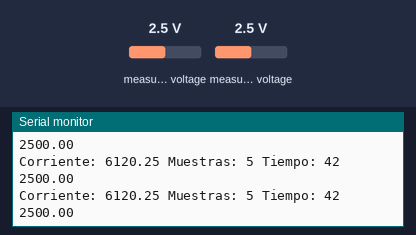
This sketch was run on a simulated Arduino Uno, built with avr-gcc and run on an emulated ATmega328P. Parts: the last lines printed to the serial monitor. Inputs (shaded band) come from the test bench; at power-on: measured voltage 2.5 V.

Above: at 1.2 s.
1.3 s: measured voltage (sensor 200) set to 0.1 V
At 1.32 s:
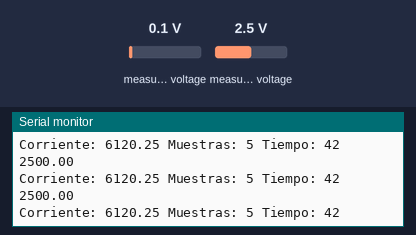
4.3 s: measured voltage (sensor 201) set to 0.1 V
At 4.36 s:
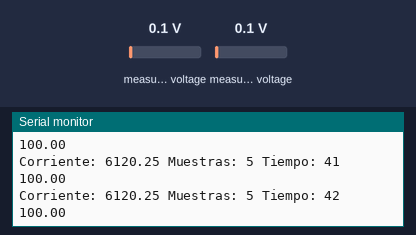
5.8 s: measured voltage (sensor 200) set to 1.2 V
At 5.8 s:
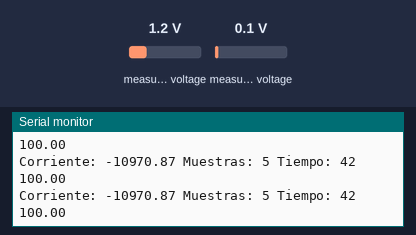
7.3 s: measured voltage (sensor 201) set to 1.2 V
At 7.37 s:
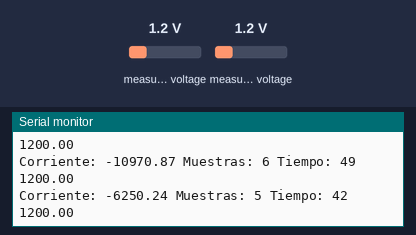
Timing chart, 0 to 9.8 s (numbered marks = the images above; inputs shaded):
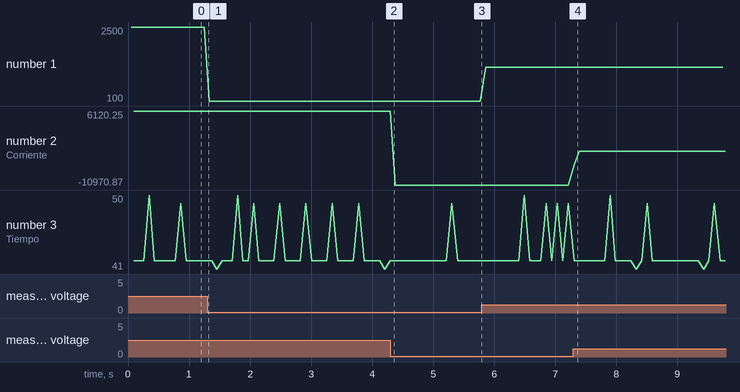

Measured:
- after the input at 7.3 s, the serial monitor: prints a new line at once (image 4)
- plotted number 1: 2500 → 100 after the input at 1.3 s, 100 → 1200 after the input at 5.8 s
- plotted number 2: 6120.25 → -10970.87 after the input at 4.3 s, -10970.87 → -3137.44 after the input at 7.3 s

The sketch:

ads1115.ino
```cpp
/***************************************************************************
  Example sketch for the ADS1115_WE library

  This sketch shows how to use the ADS1115 in continuous mode.

  Further information can be found on:
  https://wolles-elektronikkiste.de/ads1115

***************************************************************************/

#include<ADS1115_WE.h>
#include<Wire.h>
#define I2C_ADDRESS 0x48

ADS1115_WE adc(I2C_ADDRESS);
// ADS1115_WE adc = ADS1115_WE(); // Alternative: uses default address 0x48

float rms = 0;
float voltage = 0;
float amperaje = 0;
unsigned long comu = 0;
unsigned int Nmed = 0;

void setup() {
  Wire.begin();
  Serial.begin(115200);
  if (!adc.init()) {
    Serial.println("ADS1115 not connected!");
  }

  /* Set the voltage range of the ADC to adjust the gain
     Please note that you must not apply more than VDD + 0.3V to the input pins!

     ADS1115_RANGE_6144  ->  +/- 6144 mV
     ADS1115_RANGE_4096  ->  +/- 4096 mV
     ADS1115_RANGE_2048  ->  +/- 2048 mV (default)
     ADS1115_RANGE_1024  ->  +/- 1024 mV
     ADS1115_RANGE_0512  ->  +/- 512 mV
     ADS1115_RANGE_0256  ->  +/- 256 mV
  */
  adc.setVoltageRange_mV(ADS1115_RANGE_4096); //comment line/change parameter to change range

  /* Set the inputs to be compared

      ADS1115_COMP_0_1    ->  compares 0 with 1 (default)
      ADS1115_COMP_0_3    ->  compares 0 with 3
      ADS1115_COMP_1_3    ->  compares 1 with 3
      ADS1115_COMP_2_3    ->  compares 2 with 3
      ADS1115_COMP_0_GND  ->  compares 0 with GND
      ADS1115_COMP_1_GND  ->  compares 1 with GND
      ADS1115_COMP_2_GND  ->  compares 2 with GND
      ADS1115_COMP_3_GND  ->  compares 3 with GND
  */
  adc.setCompareChannels(ADS1115_COMP_0_GND); //comment line/change parameter to change channel
  //adc.setCompareChannels(ADS1115_COMP_1_GND);

  /* Set number of conversions after which the alert pin will be active
     - or you can disable the alert

      ADS1115_ASSERT_AFTER_1  -> after 1 conversion
      ADS1115_ASSERT_AFTER_2  -> after 2 conversions
      ADS1115_ASSERT_AFTER_4  -> after 4 conversions
      ADS1115_DISABLE_ALERT   -> disable comparator / alert pin (default)
  */
  //adc.setAlertPinMode(ADS1115_ASSERT_AFTER_1); //uncomment if you want to change the default

  /* Set the conversion rate in SPS (samples per second)
     Options should be self-explaining:

      ADS1115_8_SPS
      ADS1115_16_SPS
      ADS1115_32_SPS
      ADS1115_64_SPS
      ADS1115_128_SPS (default)
      ADS1115_250_SPS
      ADS1115_475_SPS
      ADS1115_860_SPS
  */
  adc.setConvRate(ADS1115_860_SPS); //uncomment if you want to change the default

  /* Set continuous or single shot mode:

      ADS1115_CONTINUOUS  ->  continuous mode
      ADS1115_SINGLE     ->  single shot mode (default)
  */
  adc.setMeasureMode(ADS1115_CONTINUOUS); //comment line/change parameter to change mode

  /* Choose maximum limit or maximum and minimum alert limit (window)in Volt - alert pin will
     be active when measured values are beyond the maximum limit or outside the window
     Upper limit first: setAlertLimit_V(MODE, maximum, minimum)
     In max limit mode the minimum value is the limit where the alert pin will be deactivated (if
     not latched)

     ADS1115_MAX_LIMIT
     ADS1115_WINDOW

  */
  //adc.setAlertModeAndLimit_V(ADS1115_MAX_LIMIT, 3.0, 1.5); //uncomment if you want to change the default

  /* Enable or disable latch. If latch is enabled the alarm pin will be active until the
     conversion register is read (getResult functions). If disabled the alarm pin will be
     deactivated with next value within limits.

      ADS1115_LATCH_DISABLED (default)
      ADS1115_LATCH_ENABLED
  */
  //adc.setAlertLatch(ADS1115_LATCH_ENABLED); //uncomment if you want to change the default

  /* Sets the alert pin polarity if active:

     Enable or disable latch. If latch is enabled the alarm pin will be active until the
     conversion register is read (getResult functions). If disabled the alarm pin will be
     deactivated with next value within limits.

     ADS1115_ACT_LOW  ->  active low (default)
     ADS1115_ACT_HIGH ->  active high
  */
  //adc.setAlertPol(ADS1115_ACT_LOW); //uncomment if you want to change the default

  /* With this function the alert pin will be active, when a conversion is ready.
     In order to deactivate, use the setAlertLimit_V function
  */
  //adc.setAlertPinToConversionReady(); //uncomment if you want to change the default

  Serial.println("ADS1115 Example Sketch - Continuous Mode");
  Serial.println();
}

void loop() {

  adc.setCompareChannels(ADS1115_COMP_0_GND);

  rms = 0;
  Nmed = 0;
  comu = millis();

  while (millis() - comu <= 40)
  {
    //=7,1213*D2-11683
    //adc.getResult_V();
    //adc.getRawResult();
    voltage = adc.getResult_mV();
    rms = voltage*voltage + rms;
    Nmed++;
  }

  //Serial.print("Tensión: ");
  Serial.println(sqrt(rms / Nmed));
  //Serial.print(" Muestras: ");
  //Serial.print(Nmed);
  //Serial.print(" Tiempo: ");
  //Serial.println(millis()-comu);

  adc.setCompareChannels(ADS1115_COMP_1_GND);

  rms = 0;
  Nmed = 0;
  comu = millis();

  while (millis() - comu <= 40)
  {
    //=7,1213*D2-11683
    //adc.getResult_V();
    //adc.getRawResult();
    amperaje = adc.getResult_mV();
    rms = amperaje*amperaje + rms;
    Nmed++;
  }

  Serial.print("Corriente: ");
  Serial.print(7.1213 * sqrt(rms / Nmed) - 11683);
  Serial.print(" Muestras: ");
  Serial.print(Nmed);
  Serial.print(" Tiempo: ");
  Serial.println(millis()-comu);


}
```
